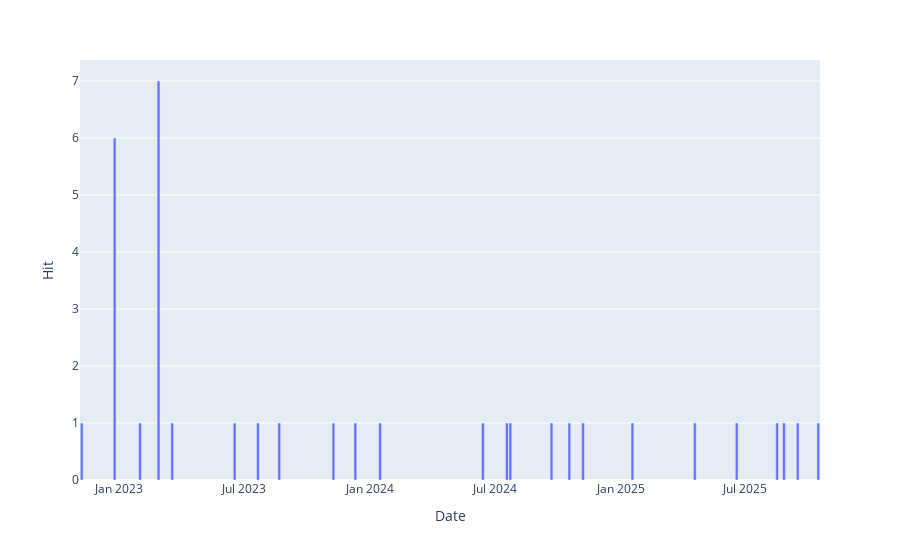

This figure's notebook cell:
### Markdown cell above
## 2. Result

### Code cell
fig = px.bar(good, x='Date', y='Hit')
fig.show()

### Figure 1 — Plotly figure (JSON) as saved in the notebook; plotly's stock layout.template omitted (floating-point values rounded to 4 significant figures)
{"data": [{"alignmentgroup": "True", "hovertemplate": "Date=%{x}<br>Hit=%{y}<extra></extra>", "legendgroup": "", "marker": {"color": "#636efa", "pattern": {"shape": ""}}, "name": "", "offsetgroup": "", "orientation": "v", "showlegend": false, "textposition": "auto", "type": "bar", "x": ["2022-11-07T00:00:00", "2022-12-25T00:00:00", "2023-01-31T00:00:00", "2023-02-27T00:00:00", "2023-03-19T00:00:00", "2023-06-18T00:00:00", "2023-07-22T00:00:00", "2023-08-22T00:00:00", "2023-11-09T00:00:00", "2023-12-11T00:00:00", "2024-01-16T00:00:00", "2024-06-14T00:00:00", "2024-07-19T00:00:00", "2024-07-24T00:00:00", "2024-09-22T00:00:00", "2024-10-18T00:00:00", "2024-11-07T00:00:00", "2025-01-18T00:00:00", "2025-04-19T00:00:00", "2025-06-19T00:00:00", "2025-08-17T00:00:00", "2025-08-27T00:00:00", "2025-09-16T00:00:00", "2025-10-16T00:00:00"], "xaxis": "x", "y": [1, 6, 1, 7, 1, 1, 1, 1, 1, 1, 1, 1, 1, 1, 1, 1, 1, 1, 1, 1, 1, 1, 1, 1], "yaxis": "y"}], "layout": {"barmode": "relative", "legend": {"tracegroupgap": 0}, "margin": {"t": 60}, "xaxis": {"anchor": "y", "domain": [0, 1], "title": {"text": "Date"}}, "yaxis": {"anchor": "x", "domain": [0, 1], "title": {"text": "Hit"}}}}
